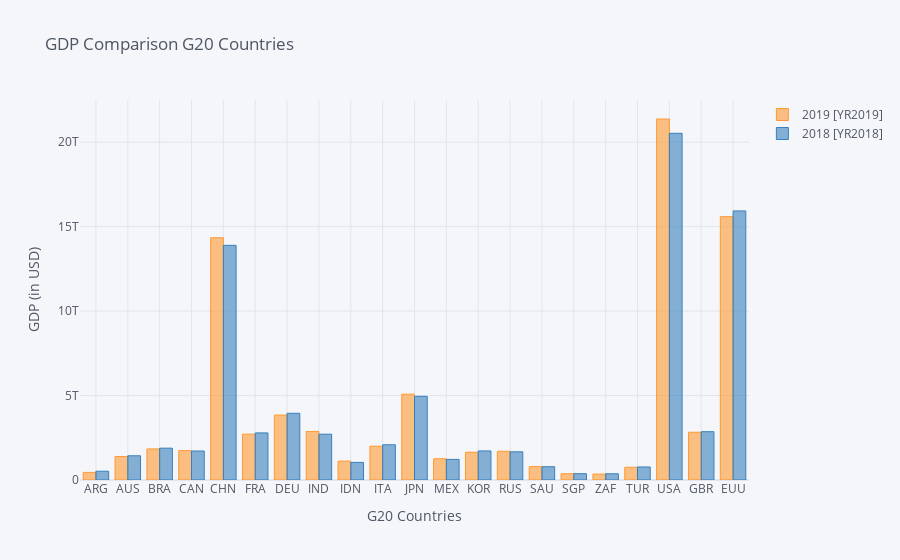

The cell this chart's notebook holds for it:
### Code cell
#plot interactive line chart via plotly
gdpdf.iplot(kind = 'bar',xTitle = 'G20 Countries',yTitle='GDP (in USD)', x = "Country Code", y = ['2019 [YR2019]','2018 [YR2018]'],\
                 title = "GDP Comparison G20 Countries")
# gdpdf.iplot(kind = 'bar',xTitle = 'G20 Countries',yTitle='GDP (in USD)', x = "Country Code", y = '2019 [YR2019]',\
#                  title = "GDP Comparison G20 Countries")
plt.show()

### Figure 1 — Plotly figure (JSON) as saved in the notebook; plotly's stock layout.template omitted (floating-point values rounded to 4 significant figures)
{"data": [{"marker": {"color": "rgba(255, 153, 51, 0.6)", "line": {"color": "rgba(255, 153, 51, 1.0)", "width": 1}}, "name": "2019 [YR2019]", "orientation": "v", "text": "", "type": "bar", "x": ["ARG", "AUS", "BRA", "CAN", "CHN", "FRA", "DEU", "IND", "IDN", "ITA", "JPN", "MEX", "KOR", "RUS", "SAU", "SGP", "ZAF", "TUR", "USA", "GBR", "EUU"], "y": ["449663446954.073", "1392680589329.14", "1839758040765.62", "1736425629519.96", "14342902842915.9", "2715518274227.45", "3845630030823.52", "2875142314811.85", "1119190780752.8", "2001244392041.57", "5081769542379.77", "1258286717124.53", "1642383217167.26", "1699876578871.35", "792966838161.659", "372062527488.638", "351431649241.439", "754411708202.616", "21374418877706.7", "2827113184695.58", "15592795166700.2"]}, {"marker": {"color": "rgba(55, 128, 191, 0.6)", "line": {"color": "rgba(55, 128, 191, 1.0)", "width": 1}}, "name": "2018 [YR2018]", "orientation": "v", "text": "", "type": "bar", "x": ["ARG", "AUS", "BRA", "CAN", "CHN", "FRA", "DEU", "IND", "IDN", "ITA", "JPN", "MEX", "KOR", "RUS", "SAU", "SGP", "ZAF", "TUR", "USA", "GBR", "EUU"], "y": ["519871519807.795", "1433904348500.12", "1885482534238.33", "1716262621082.22", "13894817110036.3", "2787863958885.49", "3949548833952.94", "2713165057513.35", "1042240309412.58", "2085764300862.27", "4954806619995.19", "1220699479845.98", "1720578827805.54", "1669583089322.96", "786521831573.333", "373217081850.534", "368288939768.322", "771350331372.711", "20529049174601.5", "2860667727551.97", "15931983317841.6"]}], "layout": {"legend": {"bgcolor": "#F5F6F9", "font": {"color": "#4D5663"}}, "paper_bgcolor": "#F5F6F9", "plot_bgcolor": "#F5F6F9", "title": {"font": {"color": "#4D5663"}, "text": "GDP Comparison G20 Countries"}, "xaxis": {"gridcolor": "#E1E5ED", "showgrid": true, "tickfont": {"color": "#4D5663"}, "title": {"font": {"color": "#4D5663"}, "text": "G20 Countries"}, "zerolinecolor": "#E1E5ED"}, "yaxis": {"gridcolor": "#E1E5ED", "showgrid": true, "tickfont": {"color": "#4D5663"}, "title": {"font": {"color": "#4D5663"}, "text": "GDP (in USD)"}, "zerolinecolor": "#E1E5ED"}}}
